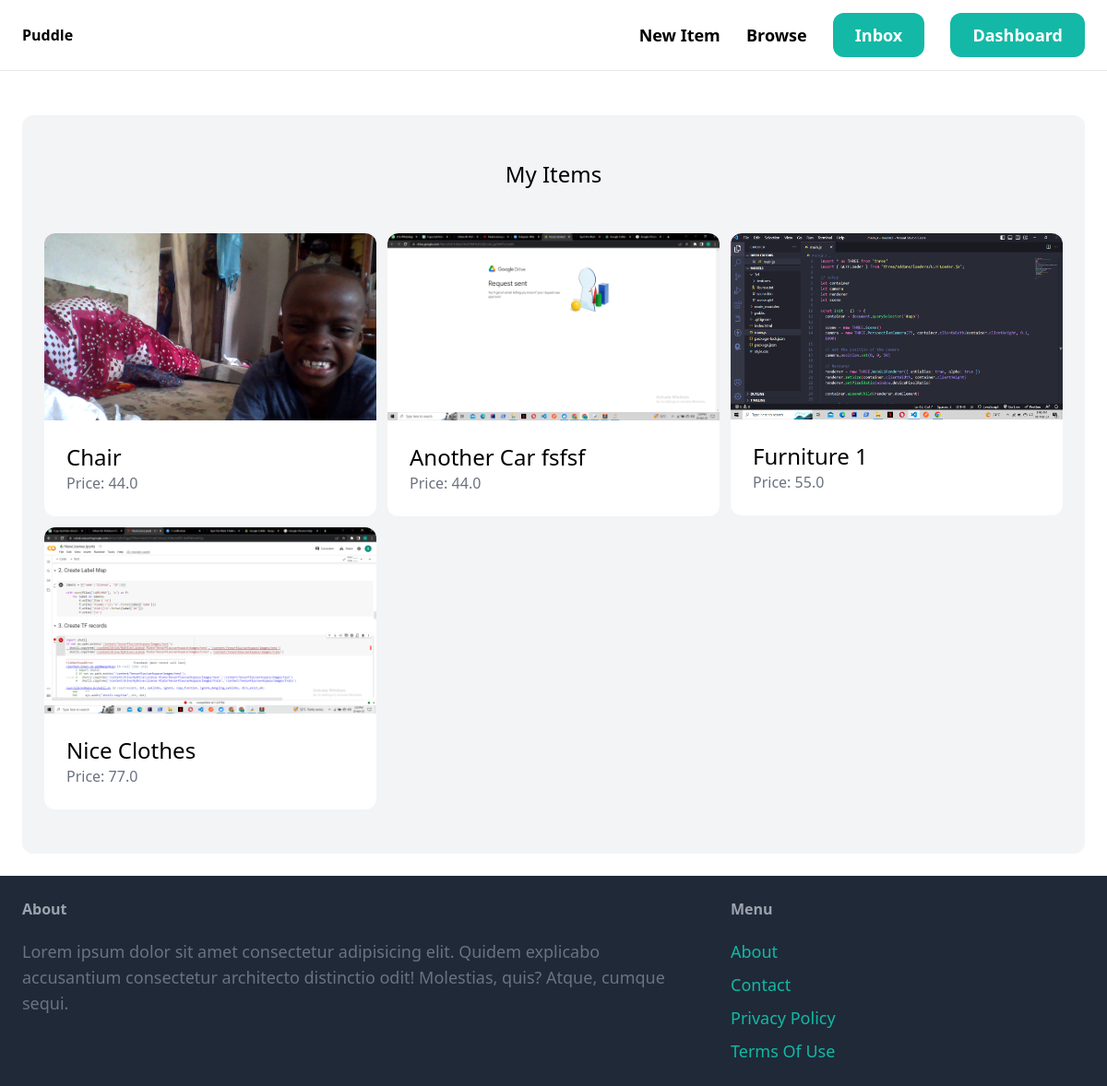
Page /dashboard/ (signed in) on the earlier database version.
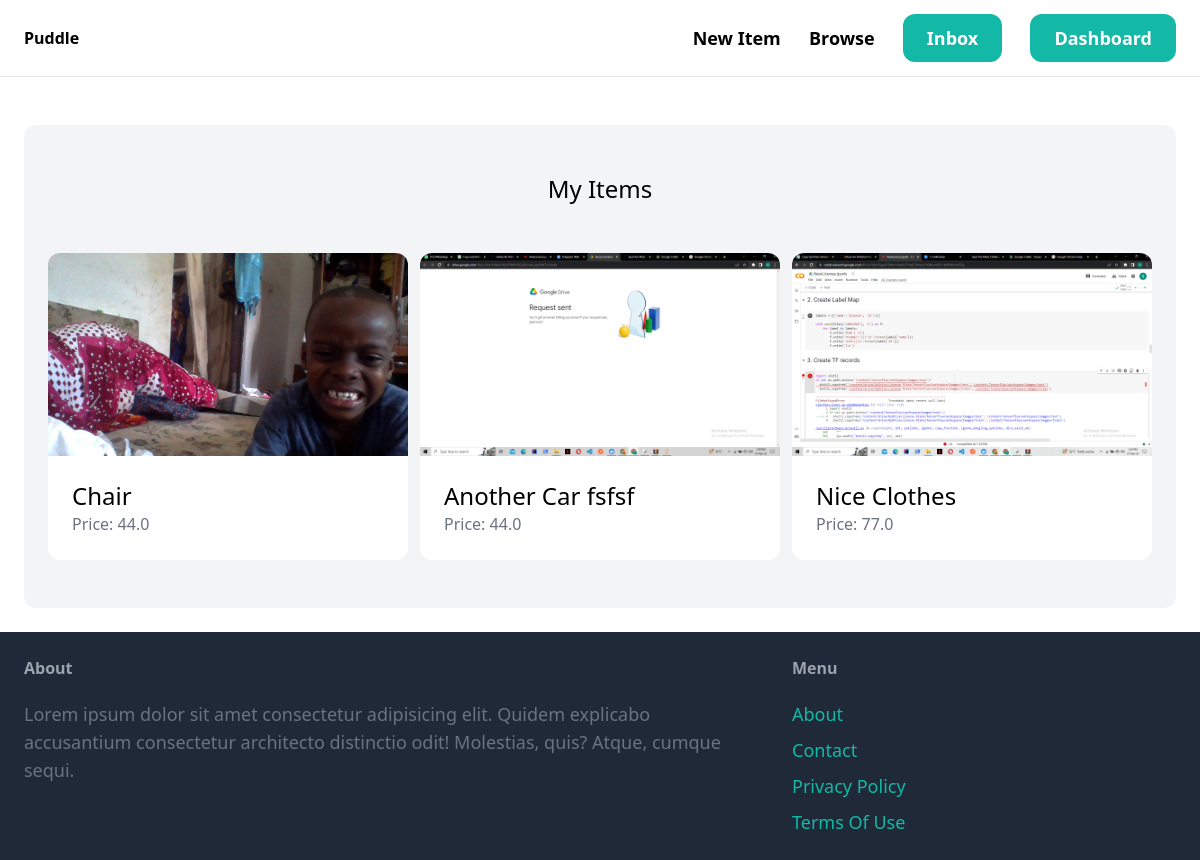
Same page on the later database version.
### item/models.py (models this page shows, shortened)
class Item(models.Model):
    category = models.ForeignKey(Category, on_delete=models.CASCADE, related_name = 'items')
    name = models.CharField(max_length=255)
    description = models.TextField(blank=True, null=True)
    price = models.FloatField()
    image = models.ImageField(upload_to='item_images', blank=True, null=True)
    is_sold = models.BooleanField(default=False)
    created_at = models.DateTimeField(auto_now_add=True)
    created_by = models.ForeignKey(User, on_delete=models.CASCADE, related_name='items')

### dashboard/views.py (the view)
# urls.py: path('', views.index, name ='index'),
@login_required
def index(request):
    items = Item.objects.filter(created_by = request.user)
    return render(request, 'dashboard/index.html', {
        'items': items
    })

### dashboard/templates/dashboard/index.html (shortened to what this page needs)
{% extends 'core/base.html' %}
{% block content %}
    <div class="mt-6 px-6 py-12 bg-gray-100 rounded-xl">
        <h2 class="mb-12 text-2xl text-center">My Items</h2>
        <div class="grid grid-cols-3 gap-3">
            {% for item in items %}
                <div>
                    <a href="{% url 'item:detail' item.id %}">
                        <div>
                            <img src="{{ item.image.url }}" alt="" class="rounded-t-xl">
                        </div>
                        <div class="p-6 bg-white rounded-b-xl">
                            <h2 class="text-2xl">{{ item.name }}</h2>
                            <p class="text-gray-500">Price: {{ item.price }}</p>
                        </div>
                    </a>
                </div>
            {% endfor %}
        </div>
    </div>
{% endblock content %}

Differences in the rows shown:
no longer on this page (row edited): Item: image (picture), name "Furniture 1", price "55.0"
